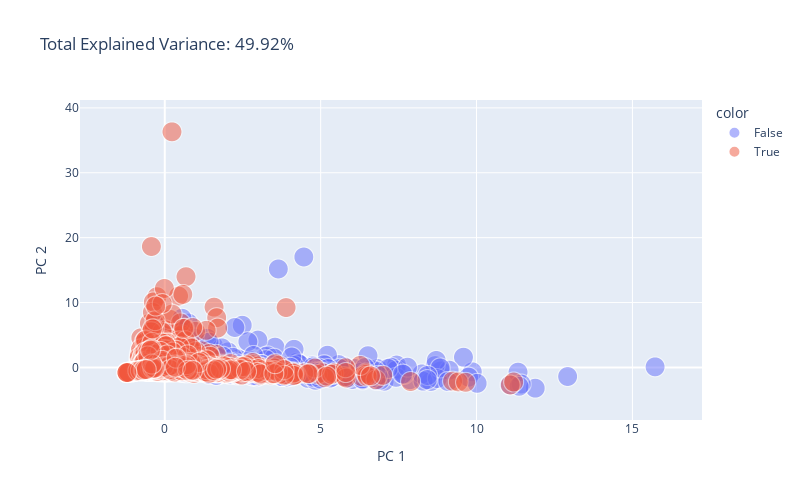

Notebook code cell kept with this figure:
### Code cell
import plotly.express as px
fig = px.scatter(
    components, x=0, y=1,color = label, size=0.1*np.ones(len(data[minus_room_service])), opacity = 0.5,
    title=f'Total Explained Variance: {total_var:.2f}%',
    labels={'0': 'PC 1', '1': 'PC 2', '2': 'PC 3'},
    width=800, height=500
)
fig.show()

### Figure 1 — Plotly figure (JSON) as saved in the notebook; plotly's stock layout.template omitted (floating-point values rounded to 4 significant figures; data arrays with more than 128 entries replaced by an {"elided": "..."} marker saying what was removed)
{"data": [{"hovertemplate": "color=False<br>PC 1=%{x}<br>PC 2=%{y}<br>size=%{marker.size}<extra></extra>", "legendgroup": "False", "marker": {"color": "#636efa", "opacity": 0.5, "size": {"elided": "4315 float values"}, "sizemode": "area", "sizeref": 0.00025, "symbol": "circle"}, "mode": "markers", "name": "False", "showlegend": true, "type": "scattergl", "x": {"elided": "4315 float values"}, "xaxis": "x", "y": {"elided": "4315 float values"}, "yaxis": "y"}, {"hovertemplate": "color=True<br>PC 1=%{x}<br>PC 2=%{y}<br>size=%{marker.size}<extra></extra>", "legendgroup": "True", "marker": {"color": "#EF553B", "opacity": 0.5, "size": {"elided": "4378 float values"}, "sizemode": "area", "sizeref": 0.00025, "symbol": "circle"}, "mode": "markers", "name": "True", "showlegend": true, "type": "scattergl", "x": {"elided": "4378 float values"}, "xaxis": "x", "y": {"elided": "4378 float values"}, "yaxis": "y"}], "layout": {"height": 500, "legend": {"itemsizing": "constant", "title": {"text": "color"}, "tracegroupgap": 0}, "title": {"text": "Total Explained Variance: 49.92%"}, "width": 800, "xaxis": {"anchor": "y", "domain": [0, 1], "title": {"text": "PC 1"}}, "yaxis": {"anchor": "x", "domain": [0, 1], "title": {"text": "PC 2"}}}}
